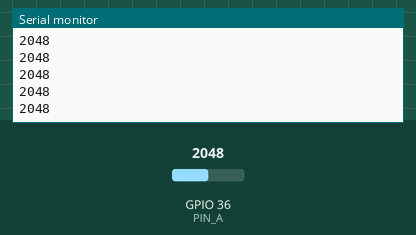
Bench run of a sketch on a simulated ESP32. Parts: the last lines printed to the serial monitor. The test bench sets the inputs (shaded band); at power-on: GPIO 36 (PIN_A) = 2048.

Above: at 1.2 s.
1.3 s: GPIO 36 (PIN_A) set to 2866
At 1.31 s:
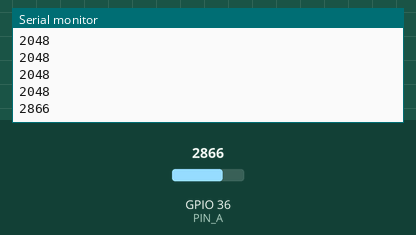
2.8 s: GPIO 36 (PIN_A) set to 3603
At 2.81 s:
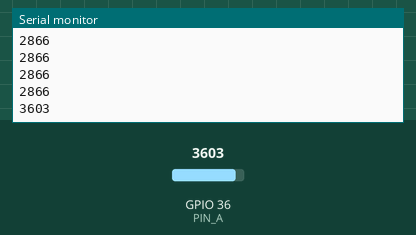
Timing chart, 0 to 5.8 s (numbered marks = the images above; inputs shaded):
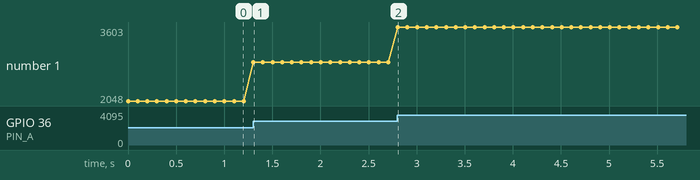

Measured:
- after the input at 1.3 s, the serial monitor: prints a new line at once (image 1)
- after the input at 2.8 s, the serial monitor: prints a new line at once (image 2)
- plotted number 1: 2048 → 2866 after the input at 1.3 s, 2866 → 3603 after the input at 2.8 s

The sketch:

analog_resistor.ino
```cpp
#define PIN_A 36
int sensor_value = 0;

void setup() {
  // put your setup code here, to run once:
  pinMode(PIN_A, INPUT);
  Serial.begin(115200);
}

void loop() {
  // put your main code here, to run repeatedly:
  sensor_value = analogRead(PIN_A);
  Serial.println(sensor_value);
  delay(100);
}
```
